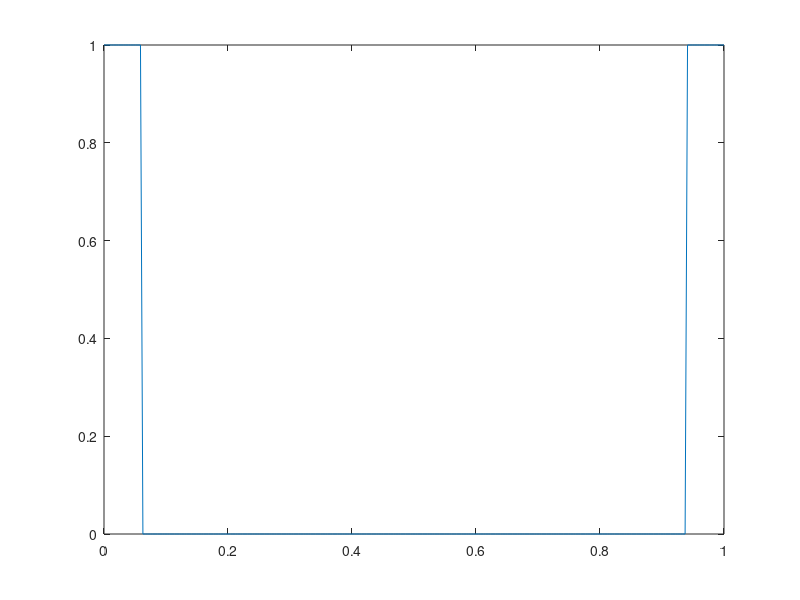
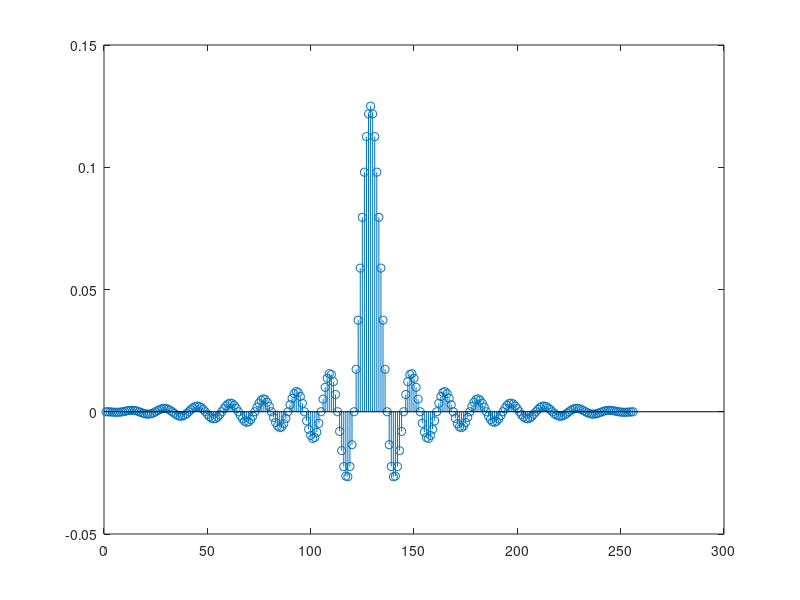
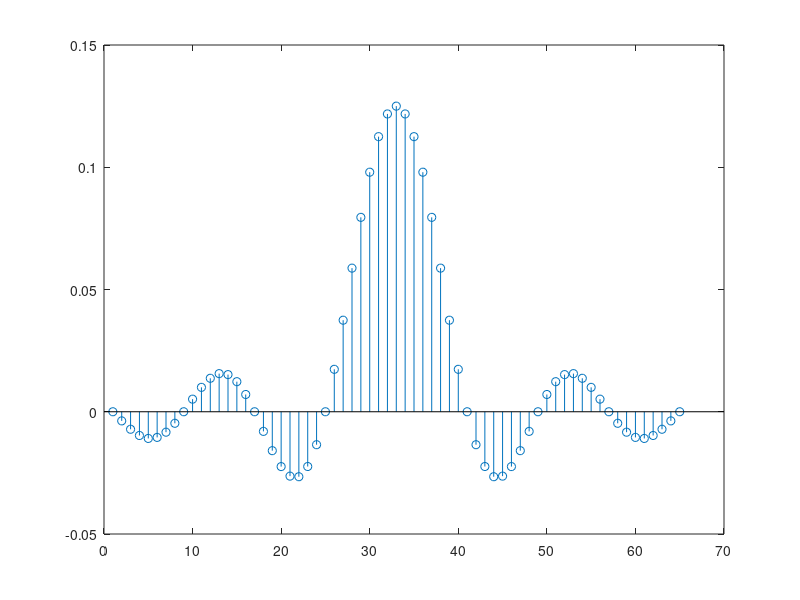
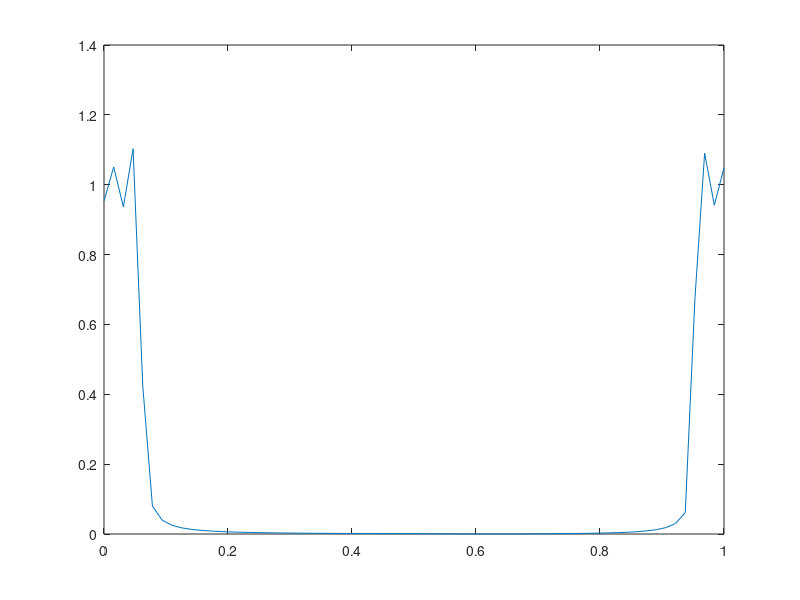

The MATLAB script that drew these images, in order:
N = 256;
plot1 = linspace(0, 1, N);

HK = ones(1, N);
HK(17:N-16) = 0;

figure;
plot(plot1, HK);

hk = ifftshift(ifft(HK));

figure;
stem(real(hk));

L = 65;
[N, M] = max(hk);

trunc = hk(M - 32: M + 32);

figure;
stem(trunc);

trunc_dft = fft(trunc);
plot2 = linspace(0, 1, L);

figure;
plot(plot2, abs(trunc_dft));

blck = trunc * blackman(L);

figure;
plot(plot2, abs(fft(blck)));

N = 64;
f = 3000;
fs = 64000;

s = zeros(1, N);
for i = 1:N
    s(i) = sin(4*pi*f*i);
end

res = conv(s, blck);

figure;
stem(res);